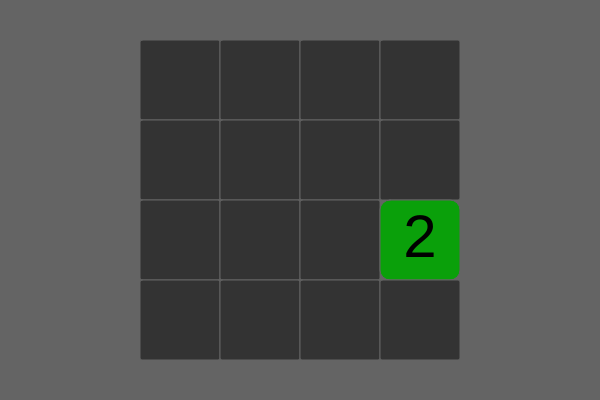
Frame 1 (no input)
Frame 60 (no input): identical to frame 1, image omitted
Frame 120 (the mouse pressed at the canvas centre since frame 60): identical to frame 1, image omitted

The p5.js sketch that drew this single still picture (run headless with seeded random() and noise() and a simulated clock; from frame 60 on, the mouse is pressed at the canvas centre):

// p5.js sketch
// ── sketch.js
let grid;
let rows = 4;
let cols = 4;
let size = 80;

function setup() {
	createCanvas(600, 400);

	grid = new Grid(rows, cols, size);
	
	grid.addNumber();
	console.table(grid.grid);
	
}

function draw() {
	background(100);
	translate((width / 2) - (2 * size), (height / 2) - (2 * size));

	grid.show();	
}

function keyPressed() {
	if (keyCode === RIGHT_ARROW) {
		grid.move("RIGHT");
	} else if (keyCode === LEFT_ARROW) {
		grid.move("LEFT");
	} else if (keyCode === UP_ARROW) {
		grid.move("UP");
	} else if (keyCode === DOWN_ARROW) {
		grid.move("DOWN");
	} else if (key === 'u') {
		grid.undo();
	}
	return false;
}


// ── Grid.js
class Grid
{    
    constructor(rows, cols, size)
    {
        this.rows = rows;
        this.cols = cols;
        this.size = size;
        this.grid = [];
        this.previous = [];
        this.reverse = false;

        for (let i = 0; i < rows; i++) {
            this.grid[i] = [];
            this.previous[i] = [];
            for (let j = 0; j < cols; j++) {
                this.grid[i][j] = 0;
                this.previous[i][j] = 0;
            }
        }
    }

    show()
    {
        stroke(100);
        fill(51, 51, 51);
        for (let i = 0; i < this.rows; i++) {
            for (let j = 0; j < this.cols; j++) {
                if (this.grid[i][j] === 0) {
                    fill(51, 51, 51);
                    rect(j * this.size, i * this.size, this.size, this.size, 2);
                } else {
                    fill(10, 160, 10);
                    rect(j * this.size, i * this.size, this.size, this.size, 10);
                    this.printNumber(i, j);
                }
            }
        }
    }

    addNumber() 
    {
        let options = [];
        for (let i = 0; i < this.rows; i++) {
            for (let j = 0; j < this.cols; j++) {
                if (this.grid[i][j] === 0) {
                    options.push({
                        x: i,
                        y: j
                    });
                }
            }
        }

        if (options.length > 0) {
            let randomPos = random(options);
            let      rand = random(1);
            this.grid[randomPos.x][randomPos.y] = rand > 0.7 ? 4 : 2;
        }
    }

    printNumber(i, j)
    {
        let value = this.grid[i][j];
        if (value > 0) {
            let offset = this.size / 2;
            let size = this.size - 20;
            if (value / 10 >= 10) {
                size -= 20;
            }
            if (value / 10 >= 100) {
                size -= 10;
            }

            push();
            textAlign(CENTER, CENTER);
            textSize(size);
            fill(0);
            noStroke();
            text(value, j * this.size + offset, i * this.size + offset);
            pop();
        }
    }

    move(direction)
    {
        for (let i = 0; i < this.rows; i++) {
            for (let j = 0; j < this.cols; j++) {
                this.previous[i][j] = this.grid[i][j];
            }
        }

        let flagSwap = false;
        let flagMerge = false;
        switch (direction) {
            case "UP":
                for (let i = 1; i < this.rows; i++) {
                    for (let j = 0; j < this.cols; j++) {
                        if (this.grid[i][j] === 0) {
                            continue;
                        }
                        let tempI = i;
                        while (tempI > 0 && this.grid[tempI - 1][j] === 0) {
                            tempI--;
                            flagSwap = true;
                        }
                        this.swap(i, j, tempI, j);
                        if (!flagMerge) {
                            flagMerge = this.merge(tempI, j, tempI - 1, j); 
                        } else {
                            this.merge(tempI, j, tempI - 1, j);
                        }
                    }
                }
                break;
            case "DOWN":
                for (let i = this.rows - 2; i >= 0; i--) {
                    for (let j = 0; j < this.cols; j++) {
                        if (this.grid[i][j] === 0) {
                            continue;
                        }
                        let tempI = i;
                        while (tempI < this.rows - 1 && this.grid[tempI + 1][j] === 0) {
                            tempI++;
                            flagSwap = true;
                            console.log("down");
                        }
                        this.swap(i, j, tempI, j);
                        if (!flagMerge) {
                            flagMerge = this.merge(tempI, j, tempI + 1, j); 
                        } else {
                            this.merge(tempI, j, tempI + 1, j);
                        }
                    }
                }
                break;
            case "LEFT":
                for (let j = 1; j < this.cols; j++) {
                    for (let i = 0; i < this.rows; i++) {
                        if (this.grid[i][j] === 0) {
                            continue;
                        }
                        let tempJ = j;
                        while (tempJ > 0 && this.grid[i][tempJ - 1] === 0) {
                            tempJ--;
                            flagSwap = true;
                        }
                        this.swap(i, j, i, tempJ);
                        if (!flagMerge) {
                            flagMerge = this.merge(i, tempJ, i, tempJ - 1); 
                        } else {
                            this.merge(i, tempJ, i, tempJ - 1);
                        }
                    }
                }
                break;
            case "RIGHT":
                for (let j = this.cols - 2; j >= 0; j--) {
                    for (let i = 0; i < this.rows; i++) {
                        if (this.grid[i][j] === 0) {
                            continue;
                        }
                        let tempJ = j;
                        while (tempJ < this.cols - 1 && this.grid[i][tempJ + 1] === 0) {
                            tempJ++;
                            flagSwap = true;
                        }
                        this.swap(i, j, i, tempJ);
                        if (!flagMerge) {
                            flagMerge = this.merge(i, tempJ, i, tempJ + 1); 
                        } else {
                            this.merge(i, tempJ, i, tempJ + 1);
                        }
                    }
                }
                break;
        
            default:
                break;
        }
        if (flagSwap || flagMerge) {
            this.addNumber();
            this.reverse = true;
        }
    }

    swap(i1, j1, i2, j2)
    {
        let tempVal = this.grid[i1][j1];
        this.grid[i1][j1] = this.grid[i2][j2];
        this.grid[i2][j2] = tempVal;
    }

    merge(i1, j1, i2, j2)
    {
        if (i2 >= 0 && i2 < this.rows && j2 >= 0 && j2 < this.cols && this.grid[i1][j1] === this.grid[i2][j2]) {
            this.grid[i2][j2] *= 2;
            this.grid[i1][j1] = 0;
            return true;
        } else {
            return false;
        }
    }

    undo()
    {
        if (this.reverse) {
            for (let i = 0; i < this.rows; i++) {
                for (let j = 0; j < this.cols; j++) {
                    this.grid[i][j] = this.previous[i][j];
                    
                }
            }
            this.reverse = false;
        }
    }
}
